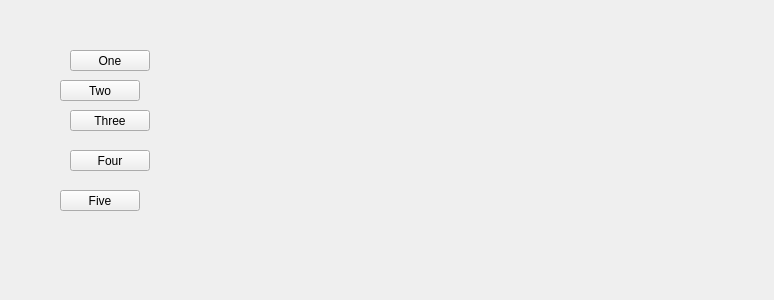
<?xml version="1.0" encoding="UTF-8"?>
<ui version="4.0">
 <class>Widget</class>
 <widget class="QWidget" name="Widget">
  <property name="geometry">
   <rect>
    <x>0</x>
    <y>0</y>
    <width>774</width>
    <height>300</height>
   </rect>
  </property>
  <property name="windowTitle">
   <string>Widget</string>
  </property>
  <widget class="QPushButton" name="oneButton">
   <property name="geometry">
    <rect>
     <x>70</x>
     <y>50</y>
     <width>80</width>
     <height>21</height>
    </rect>
   </property>
   <property name="text">
    <string>One</string>
   </property>
  </widget>
  <widget class="QPushButton" name="twoButton">
   <property name="geometry">
    <rect>
     <x>60</x>
     <y>80</y>
     <width>80</width>
     <height>21</height>
    </rect>
   </property>
   <property name="text">
    <string>Two</string>
   </property>
  </widget>
  <widget class="QPushButton" name="threeButton">
   <property name="geometry">
    <rect>
     <x>70</x>
     <y>110</y>
     <width>80</width>
     <height>21</height>
    </rect>
   </property>
   <property name="text">
    <string>Three</string>
   </property>
  </widget>
  <widget class="QPushButton" name="fourButton">
   <property name="geometry">
    <rect>
     <x>70</x>
     <y>150</y>
     <width>80</width>
     <height>21</height>
    </rect>
   </property>
   <property name="text">
    <string>Four</string>
   </property>
  </widget>
  <widget class="QPushButton" name="fiveButton">
   <property name="geometry">
    <rect>
     <x>60</x>
     <y>190</y>
     <width>80</width>
     <height>21</height>
    </rect>
   </property>
   <property name="text">
    <string>Five</string>
   </property>
  </widget>
 </widget>
 <layoutdefault spacing="6" margin="11"/>
 <resources/>
 <connections/>
</ui>
